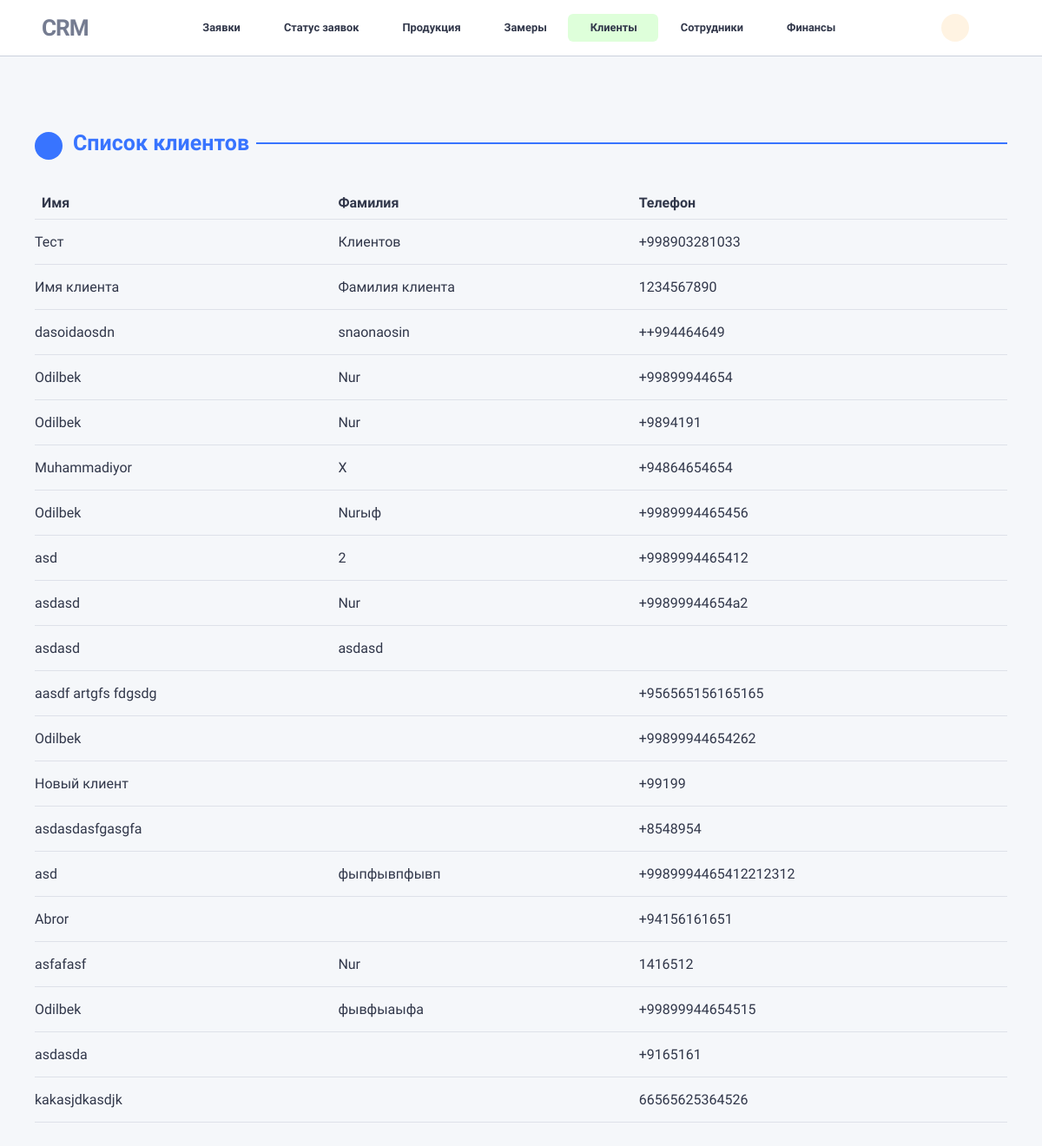
Before: /users/clients/ with the older database file.
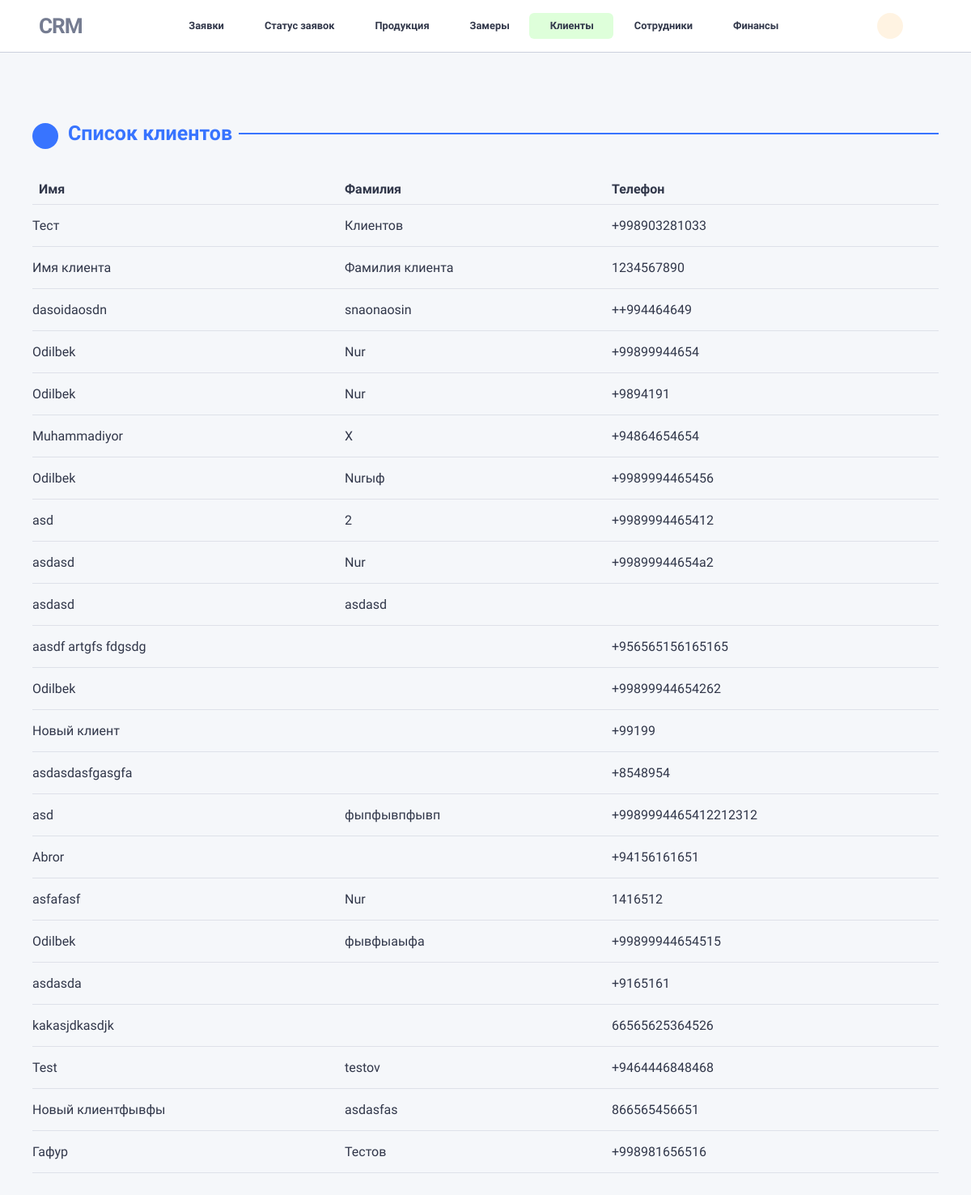
After: the same page with the newer database file.
### users/models.py (models this page shows, shortened)
class Client(models.Model):
    CLIENT_TYPE_CHOICES = [
        ('g', 'Г'),
        ('b', 'ЮЛ'),
        ('f', 'ФЛ'),
    ]
    person = models.ForeignKey(
        Person, on_delete=models.CASCADE, related_name="clients", verbose_name="Личность"
    )
    type = models.CharField(
        max_length=1, choices=CLIENT_TYPE_CHOICES, verbose_name="Тип клиента"
    )
    fin_account = models.IntegerField(
        null=True, blank=True, verbose_name="Финансовый аккаунт"
    )
    class Meta:
        verbose_name = "Клиент"
        verbose_name_plural = "Клиенты"
        indexes = [
            models.Index(fields=["type"]),
        ]

class Person(models.Model):
    GENDER_CHOICES = [
        ('male', 'Мужчина'),
        ('female', 'Женщина'),
    ]
    first_name = models.CharField(max_length=50, verbose_name="Имя", db_index=True)
    last_name = models.CharField(max_length=50, verbose_name="Фамилия", db_index=True)
    nickname = models.CharField(max_length=50, null=True, blank=True, verbose_name="Прозвище")
    gender = models.CharField(
        max_length=10, choices=GENDER_CHOICES, null=True, blank=True, verbose_name="Пол"
    )
    phone_number_1 = models.CharField(max_length=20, unique=True, verbose_name="Телефон 1")
    phone_number_2 = models.CharField(max_length=20, null=True, blank=True, verbose_name="Телефон 2")
    class Meta:
        verbose_name = "Личность"
        verbose_name_plural = "Личности"
        indexes = [
            models.Index(fields=["first_name"]),
            models.Index(fields=["last_name"]),
        ]
        constraints = [
            models.UniqueConstraint(fields=['first_name', 'last_name', 'phone_number_1'], name="unique_person")
        ]

### users/views.py (the view)
# urls.py: path('clients/', views.list_clients, name='client_list'),
def list_clients(request):
    clients = Client.objects.all()  # Get all clients
    return render(request, 'users/client_list.html', {'clients': clients, 'section': 'clients'})

### users/templates/users/client_list.html
{% extends "base.html" %}
{% block main %}
<div class="content">
  <div class="mb-9" data-bs-spy="scroll" data-bs-target="#widgets-scrollspy">
    <div class="d-flex mb-5 pt-8" id="scrollspyStats"><span class="fa-stack me-2 ms-n1"><i class="fas fa-circle fa-stack-2x text-primary"></i><i class="fa-inverse fa-stack-1x text-primary-subtle"></i></span>
      <div class="col">
        <h3 class="mb-0 text-primary position-relative fw-bold"><span class="bg-body pe-2">Список клиентов</span><span class="border border-primary position-absolute top-50 translate-middle-y w-100 start-0 z-n1"></span></h3>
      </div>
    </div>
  <table class="table">
    <thead>
        <tr>
            <th>Имя</th>
            <th>Фамилия</th>
            <th>Телефон</th>
        </tr>
    </thead>
    <tbody>
        {% for client in clients %}
        <tr>
            <td>{{ client.person.first_name }}</td>
            <td>{{ client.person.last_name }}</td>
            <td>{{ client.person.phone_number_1 }}</td>
        </tr>
        {% endfor %}
    </tbody>
  </table>
  </div>
  </div>
{% endblock %}

Changed rows visible on the page:
added Client: person.first_name "Test", person.last_name "testov", person.phone_number_1 "+9464446848468"
added Client: person.first_name "Новый клиентфывфы", person.last_name "asdasfas", person.phone_number_1 "866565456651"
added Client: person.first_name "Гафур", person.last_name "Тестов", person.phone_number_1 "+998981656516"
